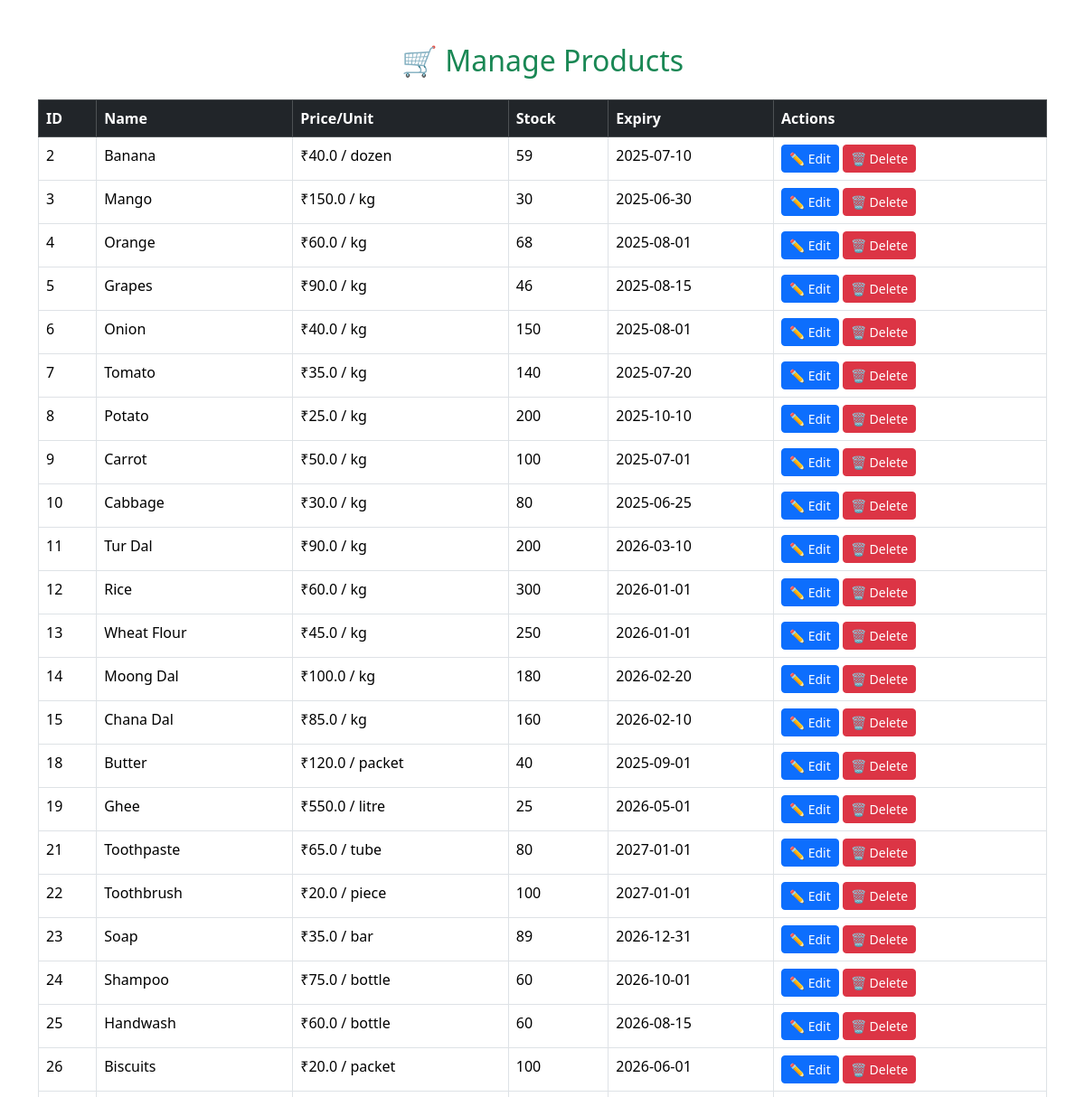
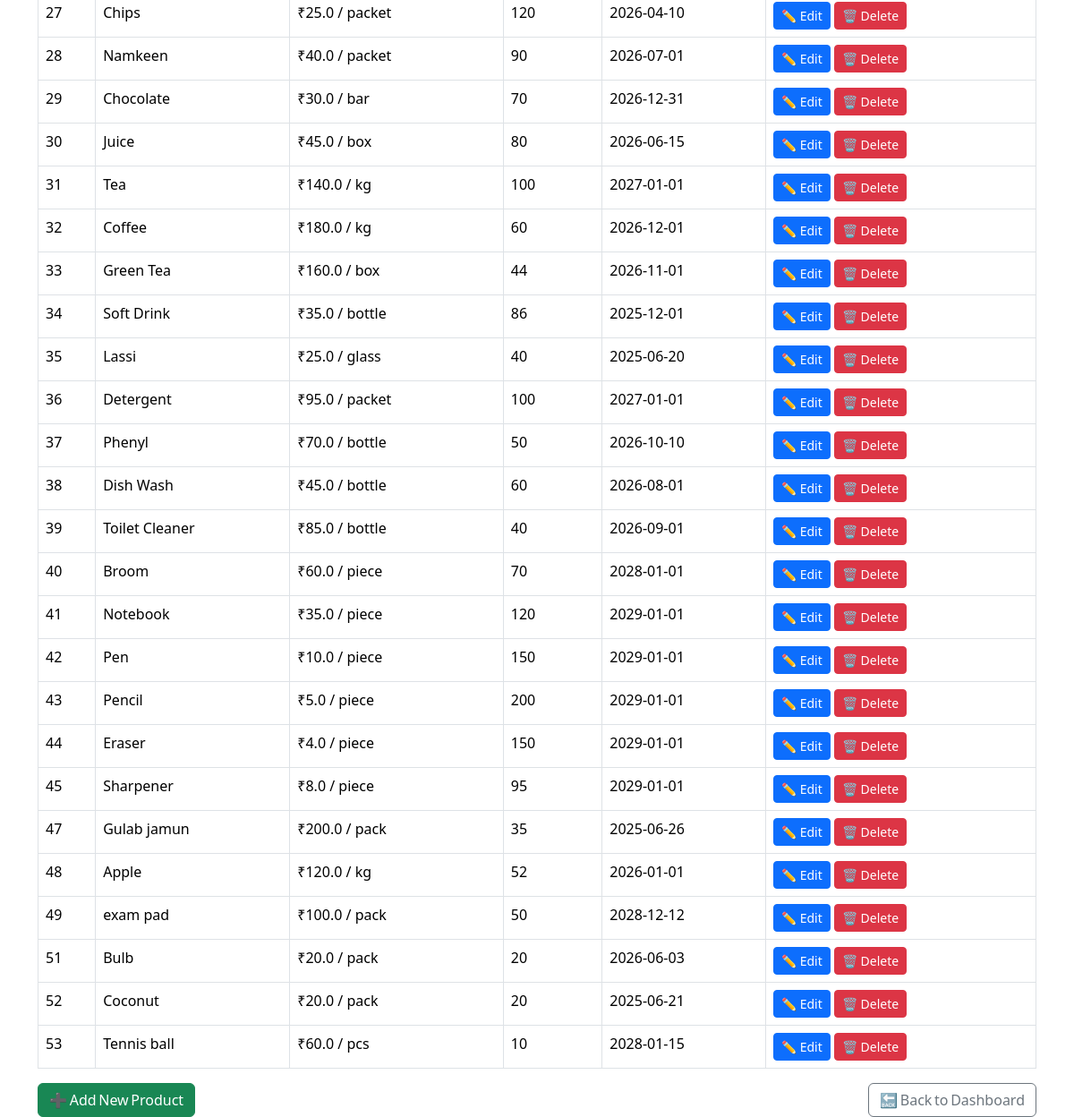
/admin/products (signed in), run on an earlier commit of the app's database (2 pictures, top to bottom).
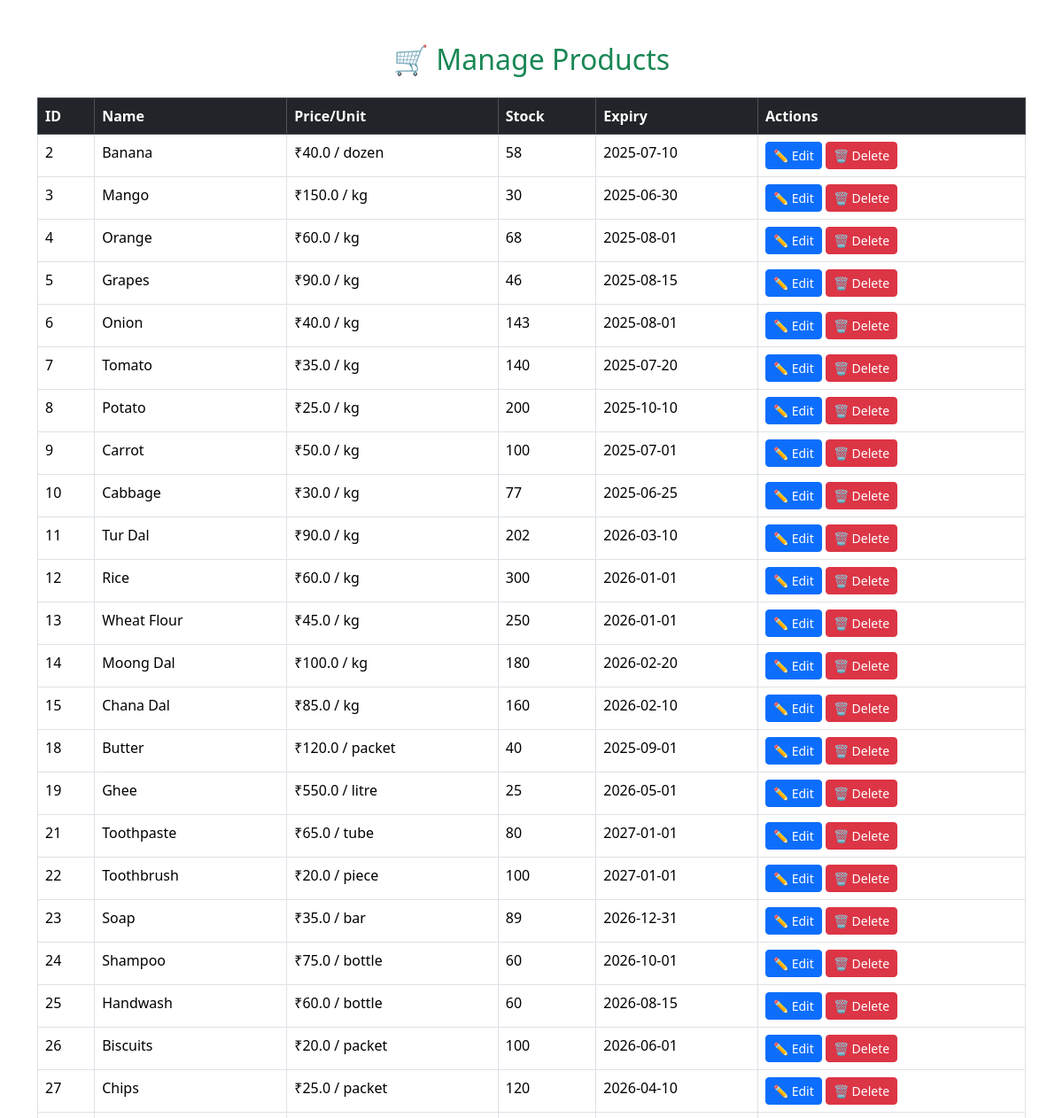
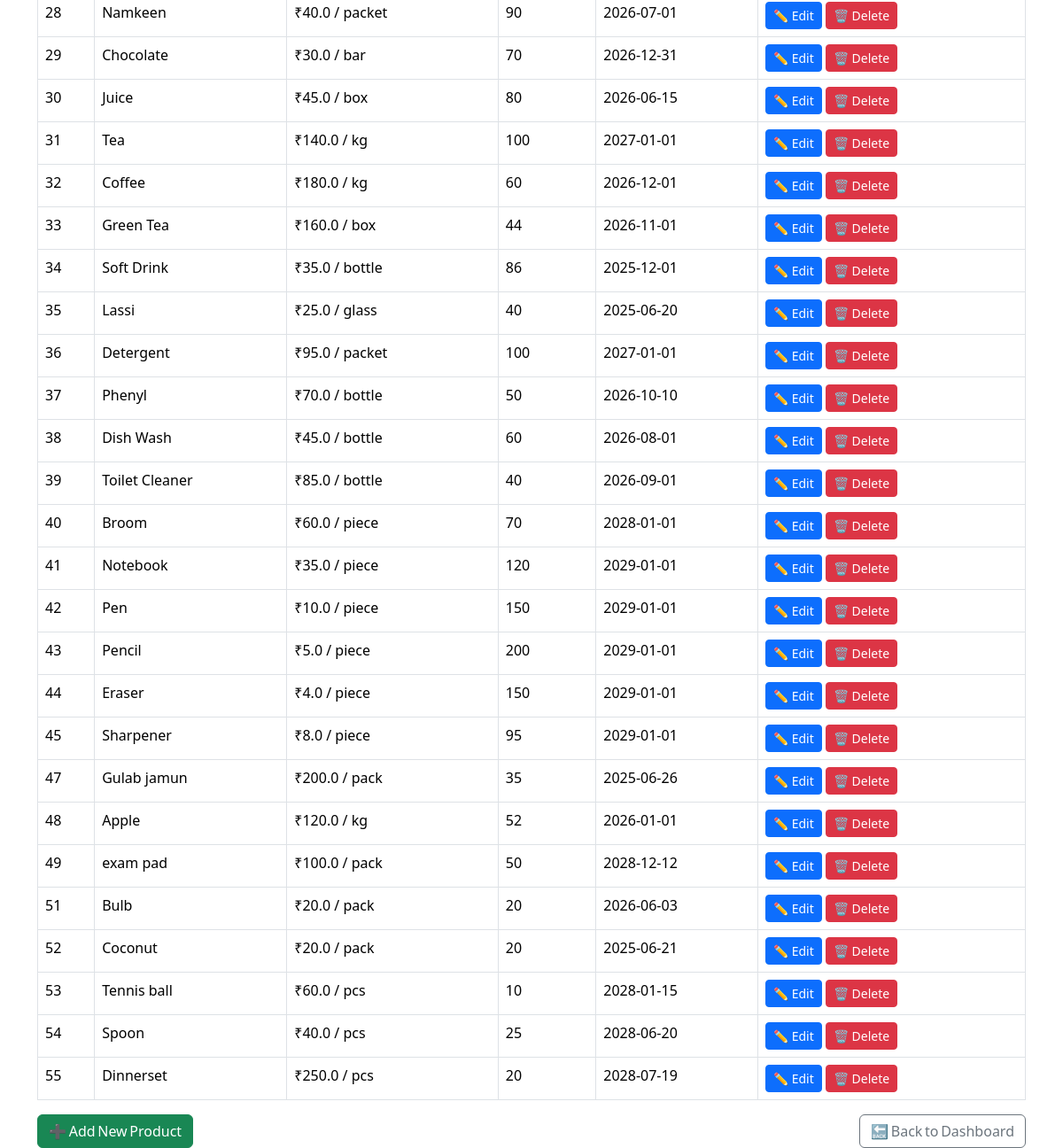
And on a later commit of the database (2 pictures, top to bottom).
### tables this page shows
CREATE TABLE products(
            id INTEGER PRIMARY KEY AUTOINCREMENT,
            name TEXT NOT NULL,
            description TEXT,
            price REAL NOT NULL,
            stock INTEGER NOT NULL,
            expiry_date TEXT,
            unit TEXT NOT NULL,
            image_url TEXT,
            category TEXT
        );

### app.py (the view)
@app.route('/admin/products')
def admin_products():
    if 'role' in session and session['role'] == 'admin':
        conn = sqlite3.connect('grocery.db')
        cursor = conn.cursor()
        cursor.execute("SELECT id, name, price, unit, stock, expiry_date FROM products")
        rows = cursor.fetchall()
        conn.close()
        products = [{
            'id': row[0],
            'name': row[1],
            'price': row[2],
            'unit': row[3],
            'stock': row[4],
            'expiry_date': row[5]
        } for row in rows]
        return render_template('admin_products.html', products=products)
    return redirect('/login')

### templates/admin_products.html (shortened to what this page needs)
<!DOCTYPE html>
<html lang="en">
<head>
  <link href="https://cdn.jsdelivr.net/npm/bootstrap@5.3.3/dist/css/bootstrap.min.css" rel="stylesheet">
</head>
<body class="container mt-5">
  <h2 class="text-center text-success">🛒 Manage Products</h2>
  <table class="table table-bordered mt-4">
    <thead class="table-dark">
      <tr>
        <th>ID</th>
        <th>Name</th>
        <th>Price/Unit</th>
        <th>Stock</th>
        <th>Expiry</th>
        <th>Actions</th>
      </tr>
    </thead>
    <tbody>
      {% for product in products %}
      <tr>
        <td>{{ product.id }}</td>
        <td>{{ product.name }}</td>
        <td>₹{{ product.price }} / {{ product.unit }}</td>
        <td>{{ product.stock }}</td>
        <td>{{ product.expiry_date or 'N/A' }}</td>
        <td>
          <a href="{{ url_for('edit_product', product_id=product.id) }}" class="btn btn-sm btn-primary">✏️ Edit</a>
          <a href="{{ url_for('delete_product', product_id=product.id) }}" class="btn btn-sm btn-danger" onclick="return confirm('Are you sure to delete this product?')">🗑️ Delete</a>
        </td>
      </tr>
      {% endfor %}
    </tbody>
  </table>
  <div class="d-flex justify-content-between mt-3">
    <a href="/admin/add-product" class="btn btn-success">➕ Add New Product</a>
    <a href="/admin" class="btn btn-outline-secondary">🔙 Back to Dashboard</a>
  </div>
</body>
</html>

What changed in the data, as far as the page shows it:
changed products "Banana": stock "59" → "58"
changed products "Onion": stock "150" → "143"
changed products "Cabbage": stock "80" → "77"
changed products "Tur Dal": stock "200" → "202"
added products: id "54", name "Spoon", price "40.0", unit "pcs", stock "25", expiry_date "2028-06-20"
added products: id "55", name "Dinnerset", price "250.0", unit "pcs", stock "20", expiry_date "2028-07-19"
